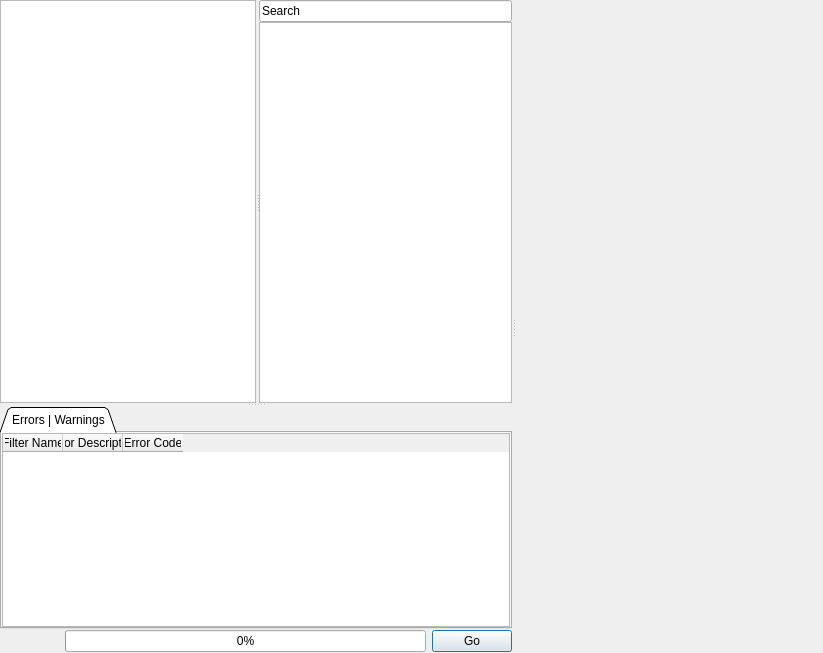
<?xml version="1.0" encoding="UTF-8"?>
<ui version="4.0">
 <class>PipelineBuilderWidget</class>
 <widget class="QWidget" name="PipelineBuilderWidget">
  <property name="geometry">
   <rect>
    <x>0</x>
    <y>0</y>
    <width>823</width>
    <height>653</height>
   </rect>
  </property>
  <property name="windowTitle">
   <string>Form</string>
  </property>
  <layout class="QVBoxLayout" name="verticalLayout">
   <property name="spacing">
    <number>0</number>
   </property>
   <property name="margin">
    <number>0</number>
   </property>
   <item>
    <widget class="QSplitter" name="splitter_1">
     <property name="styleSheet">
      <string notr="true"> QSplitter::handle {
  color: rgb(215, 215, 215);
 }</string>
     </property>
     <property name="orientation">
      <enum>Qt::Horizontal</enum>
     </property>
     <widget class="QFrame" name="frame">
      <property name="frameShape">
       <enum>QFrame::NoFrame</enum>
      </property>
      <property name="frameShadow">
       <enum>QFrame::Raised</enum>
      </property>
      <layout class="QVBoxLayout" name="verticalLayout_4">
       <property name="spacing">
        <number>0</number>
       </property>
       <property name="margin">
        <number>0</number>
       </property>
       <item>
        <widget class="QSplitter" name="docsBugSplitter">
         <property name="orientation">
          <enum>Qt::Vertical</enum>
         </property>
         <widget class="QSplitter" name="splitter_2">
          <property name="sizePolicy">
           <sizepolicy hsizetype="Expanding" vsizetype="Preferred">
            <horstretch>0</horstretch>
            <verstretch>1</verstretch>
           </sizepolicy>
          </property>
          <property name="styleSheet">
           <string notr="true"> QSplitter::handle {
  color: rgb(215, 215, 215);
 }</string>
          </property>
          <property name="orientation">
           <enum>Qt::Horizontal</enum>
          </property>
          <property name="handleWidth">
           <number>3</number>
          </property>
          <widget class="QFrame" name="frame_3">
           <property name="sizePolicy">
            <sizepolicy hsizetype="Expanding" vsizetype="Preferred">
             <horstretch>0</horstretch>
             <verstretch>0</verstretch>
            </sizepolicy>
           </property>
           <property name="frameShape">
            <enum>QFrame::NoFrame</enum>
           </property>
           <property name="frameShadow">
            <enum>QFrame::Raised</enum>
           </property>
           <layout class="QVBoxLayout" name="verticalLayout_5">
            <property name="spacing">
             <number>0</number>
            </property>
            <property name="margin">
             <number>0</number>
            </property>
            <item>
             <widget class="PipelineTreeWidget" name="filterLibraryTree">
              <property name="sizePolicy">
               <sizepolicy hsizetype="Preferred" vsizetype="Expanding">
                <horstretch>0</horstretch>
                <verstretch>0</verstretch>
               </sizepolicy>
              </property>
              <property name="minimumSize">
               <size>
                <width>150</width>
                <height>0</height>
               </size>
              </property>
              <property name="maximumSize">
               <size>
                <width>16777215</width>
                <height>16777215</height>
               </size>
              </property>
              <property name="verticalScrollBarPolicy">
               <enum>Qt::ScrollBarAsNeeded</enum>
              </property>
              <property name="horizontalScrollBarPolicy">
               <enum>Qt::ScrollBarAsNeeded</enum>
              </property>
              <property name="editTriggers">
               <set>QAbstractItemView::DoubleClicked|QAbstractItemView::EditKeyPressed|QAbstractItemView::SelectedClicked</set>
              </property>
              <property name="alternatingRowColors">
               <bool>true</bool>
              </property>
              <property name="verticalScrollMode">
               <enum>QAbstractItemView::ScrollPerPixel</enum>
              </property>
              <property name="uniformRowHeights">
               <bool>true</bool>
              </property>
              <property name="animated">
               <bool>true</bool>
              </property>
              <property name="headerHidden">
               <bool>true</bool>
              </property>
              <column>
               <property name="text">
                <string notr="true">1</string>
               </property>
              </column>
             </widget>
            </item>
           </layout>
          </widget>
          <widget class="QFrame" name="filterListFrame">
           <property name="sizePolicy">
            <sizepolicy hsizetype="Preferred" vsizetype="Preferred">
             <horstretch>1</horstretch>
             <verstretch>0</verstretch>
            </sizepolicy>
           </property>
           <property name="minimumSize">
            <size>
             <width>150</width>
             <height>0</height>
            </size>
           </property>
           <property name="maximumSize">
            <size>
             <width>16777215</width>
             <height>16777215</height>
            </size>
           </property>
           <property name="showDropIndicator" stdset="0">
            <bool>false</bool>
           </property>
           <property name="dragEnabled" stdset="0">
            <bool>true</bool>
           </property>
           <property name="alternatingRowColors" stdset="0">
            <bool>true</bool>
           </property>
           <property name="uniformItemSizes" stdset="0">
            <bool>true</bool>
           </property>
           <property name="sortingEnabled" stdset="0">
            <bool>true</bool>
           </property>
           <layout class="QVBoxLayout" name="verticalLayout_6">
            <property name="spacing">
             <number>0</number>
            </property>
            <property name="margin">
             <number>0</number>
            </property>
            <item>
             <widget class="QLineEdit" name="filterSearch">
              <property name="text">
               <string>Search</string>
              </property>
             </widget>
            </item>
            <item>
             <widget class="QFilterListWidget" name="filterList"/>
            </item>
           </layout>
          </widget>
         </widget>
         <widget class="QTabWidget" name="docErrorTabs">
          <property name="maximumSize">
           <size>
            <width>16777215</width>
            <height>16777215</height>
           </size>
          </property>
          <property name="tabShape">
           <enum>QTabWidget::Triangular</enum>
          </property>
          <property name="currentIndex">
           <number>0</number>
          </property>
          <widget class="QWidget" name="tab_2">
           <attribute name="title">
            <string>Errors | Warnings</string>
           </attribute>
           <layout class="QVBoxLayout" name="verticalLayout_3">
            <property name="spacing">
             <number>0</number>
            </property>
            <property name="margin">
             <number>0</number>
            </property>
            <item>
             <widget class="QTableWidget" name="errorTableWidget">
              <property name="editTriggers">
               <set>QAbstractItemView::NoEditTriggers</set>
              </property>
              <property name="alternatingRowColors">
               <bool>false</bool>
              </property>
              <property name="textElideMode">
               <enum>Qt::ElideRight</enum>
              </property>
              <property name="verticalScrollMode">
               <enum>QAbstractItemView::ScrollPerPixel</enum>
              </property>
              <property name="horizontalScrollMode">
               <enum>QAbstractItemView::ScrollPerPixel</enum>
              </property>
              <property name="wordWrap">
               <bool>true</bool>
              </property>
              <property name="cornerButtonEnabled">
               <bool>false</bool>
              </property>
              <attribute name="horizontalHeaderDefaultSectionSize">
               <number>50</number>
              </attribute>
              <attribute name="horizontalHeaderMinimumSectionSize">
               <number>60</number>
              </attribute>
              <attribute name="verticalHeaderDefaultSectionSize">
               <number>30</number>
              </attribute>
              <column>
               <property name="text">
                <string notr="true">Filter Name</string>
               </property>
               <property name="textAlignment">
                <set>AlignHCenter|AlignVCenter|AlignCenter</set>
               </property>
              </column>
              <column>
               <property name="text">
                <string notr="true">Error Description</string>
               </property>
               <property name="textAlignment">
                <set>AlignHCenter|AlignVCenter|AlignCenter</set>
               </property>
              </column>
              <column>
               <property name="text">
                <string notr="true">Error Code</string>
               </property>
               <property name="textAlignment">
                <set>AlignHCenter|AlignVCenter|AlignCenter</set>
               </property>
              </column>
             </widget>
            </item>
           </layout>
          </widget>
         </widget>
        </widget>
       </item>
       <item>
        <widget class="QFrame" name="frame_2">
         <property name="sizePolicy">
          <sizepolicy hsizetype="Preferred" vsizetype="Preferred">
           <horstretch>0</horstretch>
           <verstretch>0</verstretch>
          </sizepolicy>
         </property>
         <property name="minimumSize">
          <size>
           <width>0</width>
           <height>0</height>
          </size>
         </property>
         <property name="maximumSize">
          <size>
           <width>16777215</width>
           <height>35</height>
          </size>
         </property>
         <property name="frameShape">
          <enum>QFrame::NoFrame</enum>
         </property>
         <property name="frameShadow">
          <enum>QFrame::Raised</enum>
         </property>
         <layout class="QHBoxLayout" name="horizontalLayout_2">
          <property name="spacing">
           <number>6</number>
          </property>
          <property name="leftMargin">
           <number>5</number>
          </property>
          <property name="topMargin">
           <number>0</number>
          </property>
          <property name="rightMargin">
           <number>0</number>
          </property>
          <property name="bottomMargin">
           <number>0</number>
          </property>
          <item>
           <widget class="QPushButton" name="toggleDocs">
            <property name="sizePolicy">
             <sizepolicy hsizetype="Fixed" vsizetype="Fixed">
              <horstretch>0</horstretch>
              <verstretch>0</verstretch>
             </sizepolicy>
            </property>
            <property name="minimumSize">
             <size>
              <width>24</width>
              <height>24</height>
             </size>
            </property>
            <property name="maximumSize">
             <size>
              <width>24</width>
              <height>24</height>
             </size>
            </property>
            <property name="toolTip">
             <string>Display Help for Filter</string>
            </property>
            <property name="statusTip">
             <string/>
            </property>
            <property name="text">
             <string/>
            </property>
            <property name="icon">
             <iconset resource="../../../Resources/icons/images/Icons.qrc">
              <normaloff>:/help2.png</normaloff>:/help2.png</iconset>
            </property>
            <property name="iconSize">
             <size>
              <width>24</width>
              <height>24</height>
             </size>
            </property>
            <property name="checkable">
             <bool>false</bool>
            </property>
            <property name="checked">
             <bool>false</bool>
            </property>
            <property name="flat">
             <bool>true</bool>
            </property>
           </widget>
          </item>
          <item>
           <widget class="QPushButton" name="showErrors">
            <property name="sizePolicy">
             <sizepolicy hsizetype="Fixed" vsizetype="Fixed">
              <horstretch>0</horstretch>
              <verstretch>0</verstretch>
             </sizepolicy>
            </property>
            <property name="minimumSize">
             <size>
              <width>24</width>
              <height>24</height>
             </size>
            </property>
            <property name="maximumSize">
             <size>
              <width>24</width>
              <height>24</height>
             </size>
            </property>
            <property name="toolTip">
             <string>Show Pipeline Errors</string>
            </property>
            <property name="statusTip">
             <string/>
            </property>
            <property name="text">
             <string/>
            </property>
            <property name="icon">
             <iconset resource="../../../Resources/icons/images/Icons.qrc">
              <normaloff>:/warning.png</normaloff>:/warning.png</iconset>
            </property>
            <property name="iconSize">
             <size>
              <width>24</width>
              <height>24</height>
             </size>
            </property>
            <property name="checkable">
             <bool>false</bool>
            </property>
            <property name="flat">
             <bool>true</bool>
            </property>
           </widget>
          </item>
          <item>
           <widget class="QProgressBar" name="m_progressBar">
            <property name="value">
             <number>0</number>
            </property>
           </widget>
          </item>
          <item>
           <widget class="QPushButton" name="m_GoBtn">
            <property name="text">
             <string>Go</string>
            </property>
            <property name="autoDefault">
             <bool>true</bool>
            </property>
            <property name="default">
             <bool>true</bool>
            </property>
           </widget>
          </item>
         </layout>
        </widget>
       </item>
      </layout>
     </widget>
     <widget class="QScrollArea" name="m_PipelineViewScrollArea">
      <property name="sizePolicy">
       <sizepolicy hsizetype="Expanding" vsizetype="Expanding">
        <horstretch>1</horstretch>
        <verstretch>1</verstretch>
       </sizepolicy>
      </property>
      <property name="minimumSize">
       <size>
        <width>0</width>
        <height>0</height>
       </size>
      </property>
      <property name="acceptDrops">
       <bool>true</bool>
      </property>
      <property name="autoFillBackground">
       <bool>false</bool>
      </property>
      <property name="frameShape">
       <enum>QFrame::NoFrame</enum>
      </property>
      <property name="frameShadow">
       <enum>QFrame::Plain</enum>
      </property>
      <property name="lineWidth">
       <number>4</number>
      </property>
      <property name="widgetResizable">
       <bool>true</bool>
      </property>
      <property name="alignment">
       <set>Qt::AlignHCenter|Qt::AlignTop</set>
      </property>
      <widget class="PipelineViewWidget" name="m_PipelineViewWidget">
       <property name="geometry">
        <rect>
         <x>0</x>
         <y>0</y>
         <width>305</width>
         <height>653</height>
        </rect>
       </property>
       <property name="sizePolicy">
        <sizepolicy hsizetype="Expanding" vsizetype="Expanding">
         <horstretch>0</horstretch>
         <verstretch>0</verstretch>
        </sizepolicy>
       </property>
       <property name="acceptDrops">
        <bool>true</bool>
       </property>
       <property name="autoFillBackground">
        <bool>true</bool>
       </property>
       <property name="styleSheet">
        <string notr="true">PipelineViewWidget
{
background-color: rgb(225, 225, 225);
border-left:  2px solid gray;

}
</string>
       </property>
      </widget>
     </widget>
    </widget>
   </item>
  </layout>
 </widget>
 <customwidgets>
  <customwidget>
   <class>QFilterListWidget</class>
   <extends>QListWidget</extends>
   <header location="global">QFilterListWidget.h</header>
  </customwidget>
  <customwidget>
   <class>PipelineViewWidget</class>
   <extends>QWidget</extends>
   <header location="global">PipelineViewWidget.h</header>
   <container>1</container>
  </customwidget>
  <customwidget>
   <class>PipelineTreeWidget</class>
   <extends>QTreeWidget</extends>
   <header location="global">PipelineTreeWidget.h</header>
  </customwidget>
 </customwidgets>
 <resources>
  <include location="../../../Resources/icons/images/Icons.qrc"/>
 </resources>
 <connections/>
</ui>
